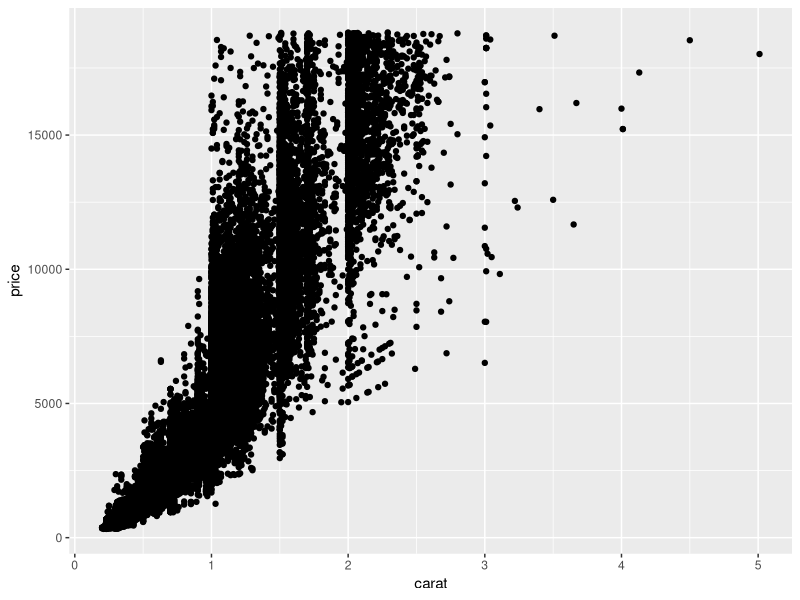
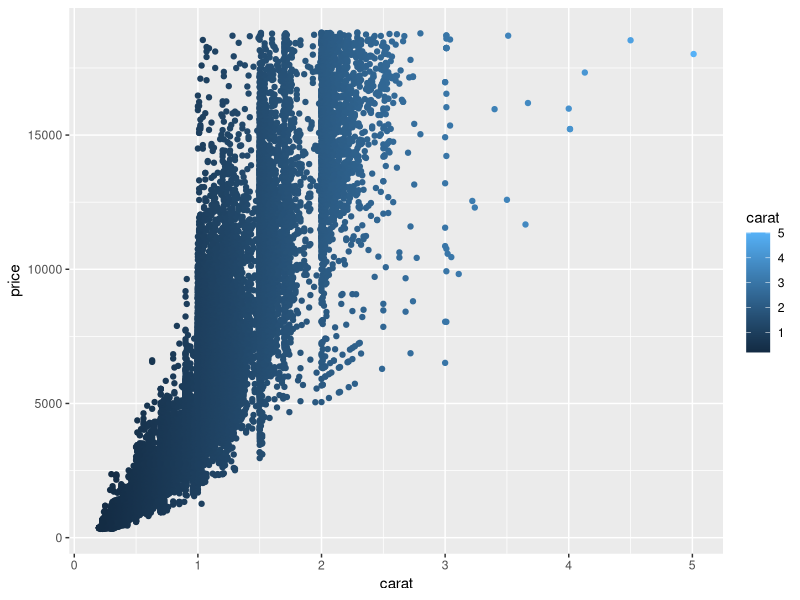

These charts were generated, in order, by the following R code: (Note: this script raises an error after producing the figures.)
## ---- chunk 1
library(ggplot2)
data(diamonds)
d <- ggplot(diamonds, aes(x=carat, y=price))
d + geom_point()
d + geom_point(aes(colour = carat))
d + geom_point(aes(colour = carat)) + scale_colour_brewer()
 
## ---- chunk 2
ggplot(diamonds) + geom_histogram(aes(x=price)) 
## ---- chunk 3
p <- ggplot(diamonds, aes(x=price))
 
p + geom_histogram()
p + stat_bin(geom="area")
p + stat_bin(geom="point")
p + stat_bin(geom="line")
 
## ---- chunk 4
p + geom_histogram(aes(fill = clarity))
p + geom_histogram(aes(y = ..density..))

